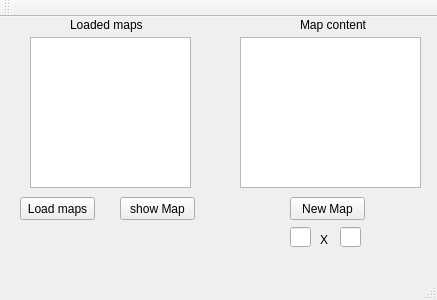
<?xml version="1.0" encoding="UTF-8"?>
<ui version="4.0">
 <class>MainWindow</class>
 <widget class="QMainWindow" name="MainWindow">
  <property name="geometry">
   <rect>
    <x>0</x>
    <y>0</y>
    <width>437</width>
    <height>300</height>
   </rect>
  </property>
  <property name="windowTitle">
   <string>MainWindow</string>
  </property>
  <widget class="QWidget" name="centralWidget">
   <widget class="QPushButton" name="Load_map">
    <property name="enabled">
     <bool>true</bool>
    </property>
    <property name="geometry">
     <rect>
      <x>20</x>
      <y>180</y>
      <width>75</width>
      <height>23</height>
     </rect>
    </property>
    <property name="text">
     <string>Load maps</string>
    </property>
   </widget>
   <widget class="QPushButton" name="Show_map">
    <property name="enabled">
     <bool>true</bool>
    </property>
    <property name="geometry">
     <rect>
      <x>120</x>
      <y>180</y>
      <width>75</width>
      <height>23</height>
     </rect>
    </property>
    <property name="text">
     <string>show Map</string>
    </property>
   </widget>
   <widget class="QTextEdit" name="textEdit">
    <property name="enabled">
     <bool>true</bool>
    </property>
    <property name="geometry">
     <rect>
      <x>240</x>
      <y>20</y>
      <width>181</width>
      <height>151</height>
     </rect>
    </property>
    <property name="styleSheet">
     <string notr="true"/>
    </property>
   </widget>
   <widget class="QLineEdit" name="XSizeField">
    <property name="geometry">
     <rect>
      <x>290</x>
      <y>210</y>
      <width>21</width>
      <height>20</height>
     </rect>
    </property>
    <property name="text">
     <string/>
    </property>
   </widget>
   <widget class="QLineEdit" name="YSizeField">
    <property name="geometry">
     <rect>
      <x>340</x>
      <y>210</y>
      <width>21</width>
      <height>20</height>
     </rect>
    </property>
   </widget>
   <widget class="QLabel" name="label_2">
    <property name="geometry">
     <rect>
      <x>320</x>
      <y>210</y>
      <width>16</width>
      <height>25</height>
     </rect>
    </property>
    <property name="text">
     <string>X</string>
    </property>
   </widget>
   <widget class="QPushButton" name="NewButton">
    <property name="geometry">
     <rect>
      <x>290</x>
      <y>180</y>
      <width>75</width>
      <height>23</height>
     </rect>
    </property>
    <property name="text">
     <string>New Map</string>
    </property>
   </widget>
   <widget class="QListWidget" name="listWidget">
    <property name="geometry">
     <rect>
      <x>30</x>
      <y>20</y>
      <width>161</width>
      <height>151</height>
     </rect>
    </property>
   </widget>
   <widget class="QLabel" name="label">
    <property name="geometry">
     <rect>
      <x>300</x>
      <y>0</y>
      <width>131</width>
      <height>16</height>
     </rect>
    </property>
    <property name="text">
     <string>Map content</string>
    </property>
   </widget>
   <widget class="QLabel" name="label_3">
    <property name="geometry">
     <rect>
      <x>70</x>
      <y>0</y>
      <width>81</width>
      <height>16</height>
     </rect>
    </property>
    <property name="text">
     <string>Loaded maps</string>
    </property>
   </widget>
   <zorder>Load_map</zorder>
   <zorder>Show_map</zorder>
   <zorder>textEdit</zorder>
   <zorder>label</zorder>
   <zorder>XSizeField</zorder>
   <zorder>YSizeField</zorder>
   <zorder>label_2</zorder>
   <zorder>NewButton</zorder>
   <zorder>listWidget</zorder>
   <zorder>label_3</zorder>
   <zorder>label_3</zorder>
   <zorder>listWidget</zorder>
   <zorder>label</zorder>
  </widget>
  <widget class="QToolBar" name="mainToolBar">
   <attribute name="toolBarArea">
    <enum>TopToolBarArea</enum>
   </attribute>
   <attribute name="toolBarBreak">
    <bool>false</bool>
   </attribute>
  </widget>
  <widget class="QStatusBar" name="statusBar"/>
 </widget>
 <layoutdefault spacing="6" margin="11"/>
 <resources/>
 <connections/>
</ui>
